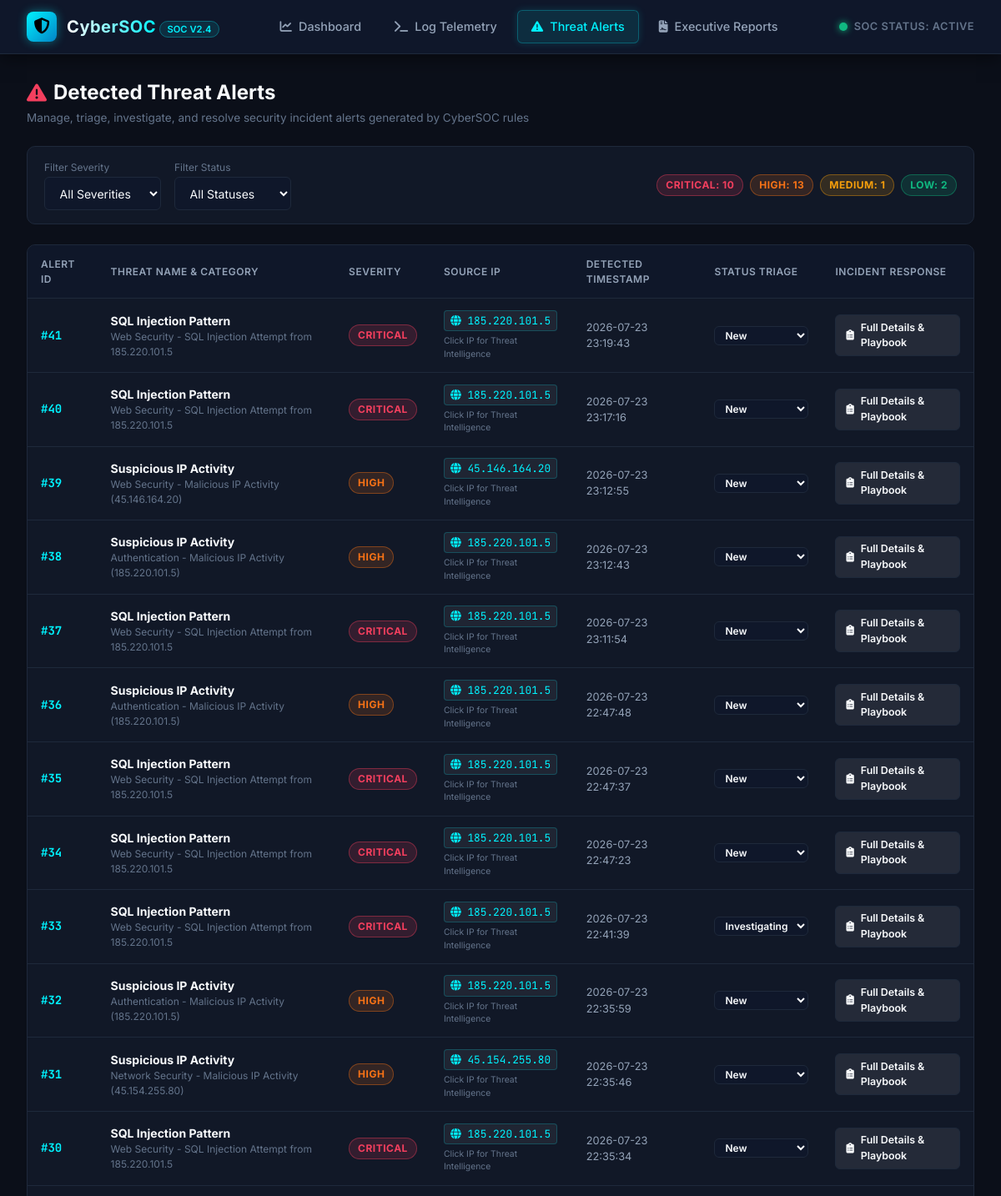
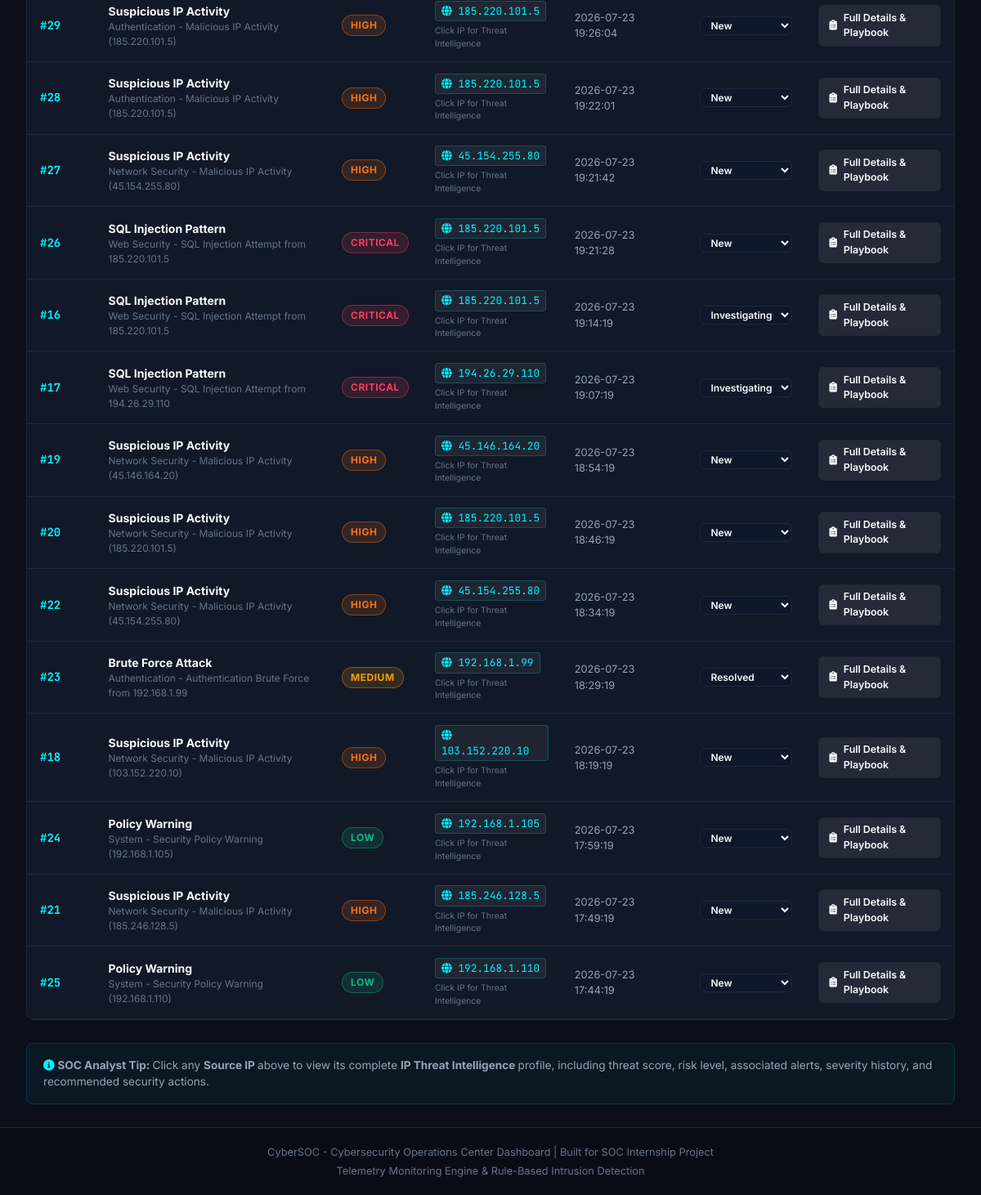
Screenshot of /alerts with the database file from the repository (2 pictures, top to bottom).
### tables this page shows
CREATE TABLE alerts (
            id INTEGER PRIMARY KEY AUTOINCREMENT,
            title TEXT,
            alert_type TEXT,
            severity TEXT,
            source_ip TEXT,
            destination_ip TEXT,
            timestamp DATETIME DEFAULT CURRENT_TIMESTAMP,
            description TEXT,
            raw_log TEXT,
            recommended_action TEXT,
            status TEXT DEFAULT 'New',
            category TEXT,
            log_id INTEGER,
            FOREIGN KEY (log_id) REFERENCES logs (id)
        );

### app.py (the view)
@app.route('/alerts')
def alerts():
    severity = request.args.get(
        'severity',
        'All'
    )
    status = request.args.get(
        'status',
        'All'
    )
    alerts_list = get_all_alerts(
        severity_filter=severity,
        status_filter=status
    )
    stats = get_dashboard_stats()
    return render_template(
        'alerts.html',
        alerts=alerts_list,
        selected_severity=severity,
        selected_status=status,
        stats=stats
    )

### database.py (called while the page is built)
def get_db_connection():
    conn = sqlite3.connect(DB_PATH)
    conn.row_factory = sqlite3.Row
    return conn

def get_all_alerts(severity_filter=None, status_filter=None):
    conn = get_db_connection()
    cursor = conn.cursor()
    query = "SELECT * FROM alerts WHERE 1=1"
    params = []
    if severity_filter and severity_filter != 'All':
        query += " AND severity = ?"
        params.append(severity_filter)
    if status_filter and status_filter != 'All':
        query += " AND status = ?"
        params.append(status_filter)
    query += " ORDER BY timestamp DESC"
    cursor.execute(query, params)
    rows = cursor.fetchall()
    conn.close()
    return [dict(row) for row in rows]

### templates/alerts.html (shortened to what this page needs)
{% extends 'base.html' %}
{% block content %}
<div class="page-header">
    <div>
        <h1 class="page-title">
            <i class="fa-solid fa-triangle-exclamation"
               style="color: var(--color-critical);"></i>
            Detected Threat Alerts
        </h1>
        <div class="page-subtitle">
            Manage, triage, investigate, and resolve security incident alerts generated by CyberSOC rules
        </div>
    </div>
</div>
<div class="table-card"
     style="padding: 1rem 1.25rem; margin-bottom: 1.5rem;">
    <form method="GET"
          action="{{ url_for('alerts') }}"
          style="display: flex; gap: 1rem; flex-wrap: wrap; align-items: center;">
        <div>
            <label style="
                font-size: 0.75rem;
                color: var(--text-muted);
                display: block;
                margin-bottom: 2px;
            ">
                Filter Severity
            </label>
            <select name="severity"
                    class="form-select"
                    style="min-width: 140px;"
                    onchange="this.form.submit()">
                <option value="All"
                    {% if selected_severity == 'All' %}selected{% endif %}>
                    All Severities
                </option>
            </select>
        </div>
        <div>
            <label style="
                font-size: 0.75rem;
                color: var(--text-muted);
                display: block;
                margin-bottom: 2px;
            ">
                Filter Status
            </label>
            <select name="status"
                    class="form-select"
                    style="min-width: 140px;"
                    onchange="this.form.submit()">
                <option value="All"
                    {% if selected_status == 'All' %}selected{% endif %}>
                    All Statuses
                </option>
            </select>
        </div>
        <div style="
            margin-left: auto;
            display: flex;
            gap: 0.5rem;
            align-items: center;
            flex-wrap: wrap;
        ">
            <span class="badge badge-critical">
                Critical:
                {{ stats.critical_alerts }}
            </span>
            <span class="badge badge-high">
                High:
                {{ stats.high_alerts }}
            </span>
            <span class="badge badge-medium">
                Medium:
                {{ stats.medium_alerts }}
            </span>
            <span class="badge badge-low">
                Low:
                {{ stats.low_alerts }}
            </span>
        </div>
    </form>
</div>
<div class="table-card">
    <div class="soc-table-wrapper">
        <table class="soc-table">
            <thead>
                <tr>
                    <th>
                        Alert ID
                    </th>
                    <th>
                        Threat Name & Category
                    </th>
                    <th>
                        Severity
                    </th>
                    <th>
                        Source IP
                    </th>
                    <th>
                        Detected Timestamp
                    </th>
                    <th>
                        Status Triage
                    </th>
                    <th>
                        Incident Response
                    </th>
                </tr>
            </thead>
            <tbody>
                {% for alert in alerts %}
                <tr>
                    <td style="
                        font-family: var(--font-mono);
                        color: var(--cyber-cyan);
                        font-weight: 700;
                    ">
                        #{{ alert.id }}
                    </td>
                    <td>
                        <div style="
                            font-weight: 700;
                            color: var(--text-primary);
                        ">
                            {{ alert.alert_type }}
                        </div>
                        <div style="
                            font-size: 0.75rem;
                            color: var(--text-muted);
                        ">
                            {{ alert.category }}
                            -
                            {{ alert.title }}
                        </div>
                    </td>
                    <td>
                        <span class="badge badge-{{ alert.severity|lower }}">
                            {{ alert.severity }}
                        </span>
                    </td>
                    <td>
                        <a href="{{ url_for(
                            'ip_intelligence',
                            source_ip=alert.source_ip
                        ) }}"
                           class="ip-badge"
                           style="
                               text-decoration: none;
                               cursor: pointer;
                               display: inline-block;
                           "
                           title="View IP Threat Intelligence">
                            <i class="fa-solid fa-globe"></i>
                            {{ alert.source_ip }}
                        </a>
                        <div style="
                            font-size: 0.65rem;
                            color: var(--text-muted);
                            margin-top: 4px;
                        ">
                            Click IP for Threat Intelligence
                        </div>
                    </td>
                    <td style="
                        font-size: 0.8rem;
                        color: var(--text-secondary);
                    ">
                        {{ alert.timestamp[:19] }}
                    </td>
                    <td>
                        <form
                            action="{{ url_for(
                                'change_alert_status',
                                alert_id=alert.id
                            ) }}"
                            method="POST"
                            style="margin: 0;"
                        >
                            <select
                                name="status"
                                class="form-select form-select-sm status-change-select status-{{ alert.status|lower }}"
                                data-alert-id="{{ alert.id }}"
                                onchange="this.form.submit()"
                                style="
                                    font-size: 0.75rem;
                                    padding: 2px 8px;
                                    font-weight: 600;
                                    width: auto;
                                "
                            >
                                <option value="New"
                                    {% if alert.status == 'New' %}
                                        selected
                                    {% endif %}
                                >
                                    New
                                </option>
                                <option value="Investigating"
                                    {% if alert.status == 'Investigating' %}
                                        selected
                                    {% endif %}
                                >
                                    Investigating
                                </option>
                                <option value="Resolved"
                                    {% if alert.status == 'Resolved' %}
                                        selected
                                    {% endif %}
                                >
                                    Resolved
                                </option>
                            </select>
                        </form>
                    </td>
                    <td>
                        <a
                            href="{{ url_for(
                                'alert_detail',
                                alert_id=alert.id
                            ) }}"
                            class="btn btn-secondary btn-sm"
                        >
                            <i class="fa-solid fa-clipboard-list"></i>
                            Full Details & Playbook
                        </a>
                    </td>
                </tr>
                {% endfor %}
            </tbody>
        </table>
    </div>
</div>
<div style="
    margin-top: 1.5rem;
    padding: 1rem 1.25rem;
    background: rgba(0, 200, 255, 0.05);
    border: 1px solid rgba(0, 200, 255, 0.15);
    border-radius: 8px;
">
    <div style="
        color: var(--text-secondary);
        font-size: 0.85rem;
    ">
        <i class="fa-solid fa-circle-info"
           style="color: var(--cyber-cyan);">
        </i>
        <strong>
            SOC Analyst Tip:
        </strong>
        Click any
        <strong>
            Source IP
        </strong>
        above to view its complete
        <strong>
            IP Threat Intelligence
        </strong>
        profile, including threat score,
        risk level, associated alerts,
        severity history, and recommended security actions.
    </div>
</div>
{% endblock %}

### templates/base.html (shortened to what this page needs)
<!DOCTYPE html>
<html lang="en">
<head>
    <link rel="stylesheet" href="https://cdnjs.cloudflare.com/ajax/libs/font-awesome/6.5.1/css/all.min.css">
    <link rel="stylesheet" href="{{ url_for('static', filename='style.css') }}">
</head>
<body>
    <header class="soc-header">
        <div class="brand-container">
            <div class="brand-logo">
                <i class="fa-solid fa-shield-halved"></i>
            </div>
            <div>
                <a href="{{ url_for('dashboard') }}" class="brand-title">CyberSOC</a>
                <span class="brand-tag">SOC v2.4</span>
            </div>
        </div>
        <nav class="soc-nav">
            <a href="{{ url_for('dashboard') }}" class="nav-link {% if request.endpoint == 'dashboard' %}active{% endif %}">
                <i class="fa-solid fa-chart-line"></i> Dashboard
            </a>
            <a href="{{ url_for('logs') }}" class="nav-link {% if request.endpoint == 'logs' %}active{% endif %}">
                <i class="fa-solid fa-terminal"></i> Log Telemetry
            </a>
            <a href="{{ url_for('alerts') }}" class="nav-link {% if request.endpoint in ['alerts', 'alert_detail'] %}active{% endif %}">
                <i class="fa-solid fa-triangle-exclamation"></i> Threat Alerts
            </a>
            <a href="{{ url_for('reports') }}" class="nav-link {% if request.endpoint == 'reports' %}active{% endif %}">
                <i class="fa-solid fa-file-contract"></i> Executive Reports
            </a>
        </nav>
        <div class="status-indicator">
            <div class="pulse-dot"></div>
            <span>SOC STATUS: ACTIVE</span>
        </div>
    </header>
    <main class="main-container">
        {% block content %}{% endblock %}
    </main>
    <footer class="soc-footer">
        <div>CyberSOC - Cybersecurity Operations Center Dashboard | Built for SOC Internship Project</div>
        <div style="margin-top: 4px; color: #64748b;">Telemetry Monitoring Engine & Rule-Based Intrusion Detection</div>
    </footer>
</body>
</html>

### rows the page displays
alerts: id "41", alert_type "SQL Injection Pattern", category "Web Security", title "SQL Injection Attempt from 185.220.101.5", severity "CRITICAL", source_ip "185.220.101.5", timestamp "2026-07-23 23:19:43", status "New"
alerts: id "40", alert_type "SQL Injection Pattern", category "Web Security", title "SQL Injection Attempt from 185.220.101.5", severity "CRITICAL", source_ip "185.220.101.5", timestamp "2026-07-23 23:17:16", status "New"
alerts: id "39", alert_type "Suspicious IP Activity", category "Web Security", title "Malicious IP Activity (45.146.164.20)", severity "HIGH", source_ip "45.146.164.20", timestamp "2026-07-23 23:12:55", status "New"
alerts: id "38", alert_type "Suspicious IP Activity", category "Authentication", title "Malicious IP Activity (185.220.101.5)", severity "HIGH", source_ip "185.220.101.5", timestamp "2026-07-23 23:12:43", status "New"
alerts: id "37", alert_type "SQL Injection Pattern", category "Web Security", title "SQL Injection Attempt from 185.220.101.5", severity "CRITICAL", source_ip "185.220.101.5", timestamp "2026-07-23 23:11:54", status "New"
alerts: id "36", alert_type "Suspicious IP Activity", category "Authentication", title "Malicious IP Activity (185.220.101.5)", severity "HIGH", source_ip "185.220.101.5", timestamp "2026-07-23 22:47:48", status "New"
alerts: id "35", alert_type "SQL Injection Pattern", category "Web Security", title "SQL Injection Attempt from 185.220.101.5", severity "CRITICAL", source_ip "185.220.101.5", timestamp "2026-07-23 22:47:37", status "New"
alerts: id "34", alert_type "SQL Injection Pattern", category "Web Security", title "SQL Injection Attempt from 185.220.101.5", severity "CRITICAL", source_ip "185.220.101.5", timestamp "2026-07-23 22:47:23", status "New"
alerts: id "33", alert_type "SQL Injection Pattern", category "Web Security", title "SQL Injection Attempt from 185.220.101.5", severity "CRITICAL", source_ip "185.220.101.5", timestamp "2026-07-23 22:41:39", status "Investigating"
alerts: id "32", alert_type "Suspicious IP Activity", category "Authentication", title "Malicious IP Activity (185.220.101.5)", severity "HIGH", source_ip "185.220.101.5", timestamp "2026-07-23 22:35:59", status "New"
alerts: id "31", alert_type "Suspicious IP Activity", category "Network Security", title "Malicious IP Activity (45.154.255.80)", severity "HIGH", source_ip "45.154.255.80", timestamp "2026-07-23 22:35:46", status "New"
alerts: id "30", alert_type "SQL Injection Pattern", category "Web Security", title "SQL Injection Attempt from 185.220.101.5", severity "CRITICAL", source_ip "185.220.101.5", timestamp "2026-07-23 22:35:34", status "New"
alerts: id "29", alert_type "Suspicious IP Activity", category "Authentication", title "Malicious IP Activity (185.220.101.5)", severity "HIGH", source_ip "185.220.101.5", timestamp "2026-07-23 19:26:04", status "New"
alerts: id "28", alert_type "Suspicious IP Activity", category "Authentication", title "Malicious IP Activity (185.220.101.5)", severity "HIGH", source_ip "185.220.101.5", timestamp "2026-07-23 19:22:01", status "New"
alerts: id "27", alert_type "Suspicious IP Activity", category "Network Security", title "Malicious IP Activity (45.154.255.80)", severity "HIGH", source_ip "45.154.255.80", timestamp "2026-07-23 19:21:42", status "New"
alerts: id "26", alert_type "SQL Injection Pattern", category "Web Security", title "SQL Injection Attempt from 185.220.101.5", severity "CRITICAL", source_ip "185.220.101.5", timestamp "2026-07-23 19:21:28", status "New"
alerts: id "16", alert_type "SQL Injection Pattern", category "Web Security", title "SQL Injection Attempt from 185.220.101.5", severity "CRITICAL", source_ip "185.220.101.5", timestamp "2026-07-23 19:14:19", status "Investigating"
alerts: id "17", alert_type "SQL Injection Pattern", category "Web Security", title "SQL Injection Attempt from 194.26.29.110", severity "CRITICAL", source_ip "194.26.29.110", timestamp "2026-07-23 19:07:19", status "Investigating"
alerts: id "19", alert_type "Suspicious IP Activity", category "Network Security", title "Malicious IP Activity (45.146.164.20)", severity "HIGH", source_ip "45.146.164.20", timestamp "2026-07-23 18:54:19", status "New"
alerts: id "20", alert_type "Suspicious IP Activity", category "Network Security", title "Malicious IP Activity (185.220.101.5)", severity "HIGH", source_ip "185.220.101.5", timestamp "2026-07-23 18:46:19", status "New"
alerts: id "22", alert_type "Suspicious IP Activity", category "Network Security", title "Malicious IP Activity (45.154.255.80)", severity "HIGH", source_ip "45.154.255.80", timestamp "2026-07-23 18:34:19", status "New"
alerts: id "23", alert_type "Brute Force Attack", category "Authentication", title "Authentication Brute Force from 192.168.1.99", severity "MEDIUM", source_ip "192.168.1.99", timestamp "2026-07-23 18:29:19", status "Resolved"
alerts: id "18", alert_type "Suspicious IP Activity", category "Network Security", title "Malicious IP Activity (103.152.220.10)", severity "HIGH", source_ip "103.152.220.10", timestamp "2026-07-23 18:19:19", status "New"
alerts: id "24", alert_type "Policy Warning", category "System", title "Security Policy Warning (192.168.1.105)", severity "LOW", source_ip "192.168.1.105", timestamp "2026-07-23 17:59:19", status "New"
alerts: id "21", alert_type "Suspicious IP Activity", category "Network Security", title "Malicious IP Activity (185.246.128.5)", severity "HIGH", source_ip "185.246.128.5", timestamp "2026-07-23 17:49:19", status "New"
alerts: id "25", alert_type "Policy Warning", category "System", title "Security Policy Warning (192.168.1.110)", severity "LOW", source_ip "192.168.1.110", timestamp "2026-07-23 17:44:19", status "New"

### other values shown
{{ stats.critical_alerts }} "10"
{{ stats.high_alerts }} "13"
{{ stats.medium_alerts }} "1"
{{ stats.low_alerts }} "2"
